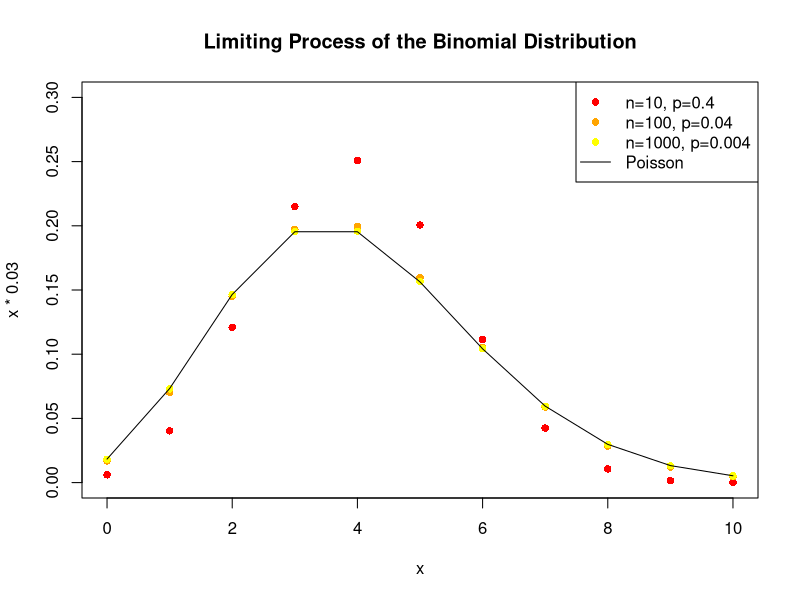

This figure's R source:
n <- 10^(1:3)
x <- 0:10

plot(x,x*0.03, main = "Limiting Process of the Binomial Distribution",type='n')
cols <- c("red","orange", "yellow", "green", "blue", "purple")
for(i in seq_along(n)){ 
  points(x,dbinom(x,n[i],4/n[i]),pch=16,col=cols[i]) 
  } 

points(x,dpois(x,4),type='l') 
legend("topright", legend=c("n=10, p=0.4","n=100, p=0.04", "n=1000, p=0.004","Poisson"), pch=c(16,16,16,NA),col=c(cols[seq_along(n)],"black"),lty=c(NA,NA,NA,1))

